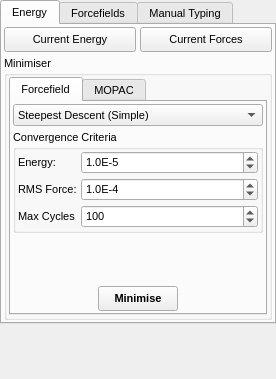
<ui version="4.0">
 <class>ForcefieldsWidget</class>
 <widget class="QDockWidget" name="ForcefieldsWidget">
  <property name="geometry">
   <rect>
    <x>0</x>
    <y>0</y>
    <width>276</width>
    <height>379</height>
   </rect>
  </property>
  <property name="sizePolicy">
   <sizepolicy hsizetype="Minimum" vsizetype="Minimum">
    <horstretch>0</horstretch>
    <verstretch>0</verstretch>
   </sizepolicy>
  </property>
  <property name="minimumSize">
   <size>
    <width>276</width>
    <height>379</height>
   </size>
  </property>
  <property name="font">
   <font>
    <pointsize>8</pointsize>
   </font>
  </property>
  <property name="floating">
   <bool>true</bool>
  </property>
  <property name="allowedAreas">
   <set>Qt::LeftDockWidgetArea|Qt::RightDockWidgetArea</set>
  </property>
  <property name="windowTitle">
   <string>Energy / Forcefields</string>
  </property>
  <widget class="QWidget" name="dockWidgetContents">
   <layout class="QVBoxLayout" name="verticalLayout">
    <property name="spacing">
     <number>0</number>
    </property>
    <property name="margin">
     <number>0</number>
    </property>
    <item>
     <widget class="QTabWidget" name="tabWidget">
      <property name="sizePolicy">
       <sizepolicy hsizetype="Expanding" vsizetype="Minimum">
        <horstretch>0</horstretch>
        <verstretch>0</verstretch>
       </sizepolicy>
      </property>
      <property name="currentIndex">
       <number>0</number>
      </property>
      <widget class="QWidget" name="EnergyTab">
       <attribute name="title">
        <string>Energy</string>
       </attribute>
       <layout class="QVBoxLayout" name="verticalLayout_5">
        <property name="spacing">
         <number>4</number>
        </property>
        <property name="margin">
         <number>2</number>
        </property>
        <item>
         <layout class="QHBoxLayout" name="horizontalLayout_2">
          <property name="spacing">
           <number>4</number>
          </property>
          <item>
           <widget class="QPushButton" name="CurrentEnergyButton">
            <property name="sizePolicy">
             <sizepolicy hsizetype="Expanding" vsizetype="Fixed">
              <horstretch>0</horstretch>
              <verstretch>0</verstretch>
             </sizepolicy>
            </property>
            <property name="minimumSize">
             <size>
              <width>0</width>
              <height>25</height>
             </size>
            </property>
            <property name="maximumSize">
             <size>
              <width>16777215</width>
              <height>25</height>
             </size>
            </property>
            <property name="text">
             <string>Current Energy</string>
            </property>
            <property name="icon">
             <iconset resource="icons.qrc">
              <normaloff>:/forcefield/icons/forcefield_energy.svg</normaloff>:/forcefield/icons/forcefield_energy.svg</iconset>
            </property>
            <property name="iconSize">
             <size>
              <width>16</width>
              <height>16</height>
             </size>
            </property>
           </widget>
          </item>
          <item>
           <widget class="QPushButton" name="CurrentForcesButton">
            <property name="sizePolicy">
             <sizepolicy hsizetype="Expanding" vsizetype="Fixed">
              <horstretch>0</horstretch>
              <verstretch>0</verstretch>
             </sizepolicy>
            </property>
            <property name="minimumSize">
             <size>
              <width>0</width>
              <height>25</height>
             </size>
            </property>
            <property name="maximumSize">
             <size>
              <width>16777215</width>
              <height>25</height>
             </size>
            </property>
            <property name="text">
             <string>Current Forces</string>
            </property>
            <property name="icon">
             <iconset resource="icons.qrc">
              <normaloff>:/forcefield/icons/forcefield_forces.svg</normaloff>:/forcefield/icons/forcefield_forces.svg</iconset>
            </property>
            <property name="iconSize">
             <size>
              <width>16</width>
              <height>16</height>
             </size>
            </property>
           </widget>
          </item>
         </layout>
        </item>
        <item>
         <widget class="QGroupBox" name="MinimiserGroup">
          <property name="sizePolicy">
           <sizepolicy hsizetype="Expanding" vsizetype="Minimum">
            <horstretch>0</horstretch>
            <verstretch>0</verstretch>
           </sizepolicy>
          </property>
          <property name="title">
           <string>Minimiser</string>
          </property>
          <layout class="QVBoxLayout" name="verticalLayout_4">
           <property name="spacing">
            <number>4</number>
           </property>
           <property name="margin">
            <number>2</number>
           </property>
           <item>
            <widget class="QTabWidget" name="MinimiserTabs">
             <property name="currentIndex">
              <number>0</number>
             </property>
             <widget class="QWidget" name="ForcefieldMinimiserTab">
              <attribute name="title">
               <string>Forcefield</string>
              </attribute>
              <layout class="QVBoxLayout" name="verticalLayout_6">
               <property name="spacing">
                <number>4</number>
               </property>
               <property name="margin">
                <number>2</number>
               </property>
               <item>
                <widget class="QComboBox" name="MinimiserMethodCombo">
                 <property name="sizePolicy">
                  <sizepolicy hsizetype="Expanding" vsizetype="Fixed">
                   <horstretch>0</horstretch>
                   <verstretch>0</verstretch>
                  </sizepolicy>
                 </property>
                 <item>
                  <property name="text">
                   <string>Steepest Descent (Simple)</string>
                  </property>
                 </item>
                 <item>
                  <property name="text">
                   <string>Steepest Descent (Line Minimised)</string>
                  </property>
                 </item>
                 <item>
                  <property name="text">
                   <string>Conjugate Gradient</string>
                  </property>
                 </item>
                 <item>
                  <property name="text">
                   <string>Monte Carlo (Molecular)</string>
                  </property>
                 </item>
                </widget>
               </item>
               <item>
                <widget class="QGroupBox" name="ConvergenceGroup">
                 <property name="sizePolicy">
                  <sizepolicy hsizetype="Expanding" vsizetype="Minimum">
                   <horstretch>0</horstretch>
                   <verstretch>0</verstretch>
                  </sizepolicy>
                 </property>
                 <property name="title">
                  <string>Convergence Criteria</string>
                 </property>
                 <layout class="QVBoxLayout" name="verticalLayout_9">
                  <property name="spacing">
                   <number>4</number>
                  </property>
                  <property name="margin">
                   <number>2</number>
                  </property>
                  <item>
                   <layout class="QGridLayout" name="gridLayout_3">
                    <property name="spacing">
                     <number>4</number>
                    </property>
                    <item row="0" column="0">
                     <widget class="QLabel" name="label_9">
                      <property name="sizePolicy">
                       <sizepolicy hsizetype="Minimum" vsizetype="Preferred">
                        <horstretch>0</horstretch>
                        <verstretch>0</verstretch>
                       </sizepolicy>
                      </property>
                      <property name="text">
                       <string>Energy:</string>
                      </property>
                     </widget>
                    </item>
                    <item row="0" column="1">
                     <widget class="QSpinBox" name="EnergyConvergeSpin">
                      <property name="sizePolicy">
                       <sizepolicy hsizetype="Expanding" vsizetype="Fixed">
                        <horstretch>0</horstretch>
                        <verstretch>0</verstretch>
                       </sizepolicy>
                      </property>
                      <property name="prefix">
                       <string>1.0E</string>
                      </property>
                      <property name="minimum">
                       <number>-10</number>
                      </property>
                      <property name="maximum">
                       <number>1</number>
                      </property>
                      <property name="value">
                       <number>-5</number>
                      </property>
                     </widget>
                    </item>
                    <item row="1" column="0">
                     <widget class="QLabel" name="label_10">
                      <property name="sizePolicy">
                       <sizepolicy hsizetype="Minimum" vsizetype="Preferred">
                        <horstretch>0</horstretch>
                        <verstretch>0</verstretch>
                       </sizepolicy>
                      </property>
                      <property name="text">
                       <string>RMS Force:</string>
                      </property>
                     </widget>
                    </item>
                    <item row="1" column="1">
                     <widget class="QSpinBox" name="ForceConvergeSpin">
                      <property name="enabled">
                       <bool>true</bool>
                      </property>
                      <property name="sizePolicy">
                       <sizepolicy hsizetype="Expanding" vsizetype="Fixed">
                        <horstretch>0</horstretch>
                        <verstretch>0</verstretch>
                       </sizepolicy>
                      </property>
                      <property name="prefix">
                       <string>1.0E</string>
                      </property>
                      <property name="minimum">
                       <number>-10</number>
                      </property>
                      <property name="maximum">
                       <number>1</number>
                      </property>
                      <property name="value">
                       <number>-4</number>
                      </property>
                     </widget>
                    </item>
                    <item row="2" column="0">
                     <widget class="QLabel" name="label_46">
                      <property name="text">
                       <string>Max Cycles</string>
                      </property>
                     </widget>
                    </item>
                    <item row="2" column="1">
                     <widget class="QSpinBox" name="MinimiseCyclesSpin">
                      <property name="sizePolicy">
                       <sizepolicy hsizetype="Expanding" vsizetype="Fixed">
                        <horstretch>0</horstretch>
                        <verstretch>0</verstretch>
                       </sizepolicy>
                      </property>
                      <property name="minimum">
                       <number>1</number>
                      </property>
                      <property name="maximum">
                       <number>10000</number>
                      </property>
                      <property name="singleStep">
                       <number>2</number>
                      </property>
                      <property name="value">
                       <number>100</number>
                      </property>
                     </widget>
                    </item>
                   </layout>
                  </item>
                 </layout>
                </widget>
               </item>
               <item>
                <spacer name="verticalSpacer_3">
                 <property name="orientation">
                  <enum>Qt::Vertical</enum>
                 </property>
                 <property name="sizeType">
                  <enum>QSizePolicy::Expanding</enum>
                 </property>
                 <property name="sizeHint" stdset="0">
                  <size>
                   <width>20</width>
                   <height>1</height>
                  </size>
                 </property>
                </spacer>
               </item>
               <item>
                <layout class="QHBoxLayout" name="_9">
                 <property name="spacing">
                  <number>4</number>
                 </property>
                 <property name="margin">
                  <number>0</number>
                 </property>
                 <item>
                  <spacer>
                   <property name="orientation">
                    <enum>Qt::Horizontal</enum>
                   </property>
                   <property name="sizeHint" stdset="0">
                    <size>
                     <width>21</width>
                     <height>20</height>
                    </size>
                   </property>
                  </spacer>
                 </item>
                 <item>
                  <widget class="QPushButton" name="ForcefieldMinimiseButton">
                   <property name="minimumSize">
                    <size>
                     <width>0</width>
                     <height>25</height>
                    </size>
                   </property>
                   <property name="font">
                    <font>
                     <weight>75</weight>
                     <bold>true</bold>
                    </font>
                   </property>
                   <property name="text">
                    <string>Minimise</string>
                   </property>
                   <property name="icon">
                    <iconset resource="icons.qrc">
                     <normaloff>:/forcefield/icons/forcefield_minimise.svg</normaloff>:/forcefield/icons/forcefield_minimise.svg</iconset>
                   </property>
                   <property name="iconSize">
                    <size>
                     <width>16</width>
                     <height>16</height>
                    </size>
                   </property>
                   <property name="autoDefault">
                    <bool>false</bool>
                   </property>
                  </widget>
                 </item>
                 <item>
                  <spacer>
                   <property name="orientation">
                    <enum>Qt::Horizontal</enum>
                   </property>
                   <property name="sizeHint" stdset="0">
                    <size>
                     <width>21</width>
                     <height>20</height>
                    </size>
                   </property>
                  </spacer>
                 </item>
                </layout>
               </item>
              </layout>
             </widget>
             <widget class="QWidget" name="MopacMinimserTab">
              <attribute name="title">
               <string>MOPAC</string>
              </attribute>
              <layout class="QVBoxLayout" name="verticalLayout_8">
               <property name="spacing">
                <number>4</number>
               </property>
               <property name="margin">
                <number>2</number>
               </property>
               <item>
                <layout class="QGridLayout" name="gridLayout">
                 <property name="spacing">
                  <number>4</number>
                 </property>
                 <item row="0" column="0">
                  <widget class="QLabel" name="MopacMethodLabel">
                   <property name="sizePolicy">
                    <sizepolicy hsizetype="Minimum" vsizetype="Preferred">
                     <horstretch>0</horstretch>
                     <verstretch>0</verstretch>
                    </sizepolicy>
                   </property>
                   <property name="text">
                    <string>Method</string>
                   </property>
                  </widget>
                 </item>
                 <item row="0" column="1">
                  <widget class="QComboBox" name="MopacHFCombo">
                   <property name="sizePolicy">
                    <sizepolicy hsizetype="Expanding" vsizetype="Fixed">
                     <horstretch>0</horstretch>
                     <verstretch>0</verstretch>
                    </sizepolicy>
                   </property>
                   <property name="currentIndex">
                    <number>0</number>
                   </property>
                   <item>
                    <property name="text">
                     <string>RHF</string>
                    </property>
                   </item>
                   <item>
                    <property name="text">
                     <string>UHF</string>
                    </property>
                   </item>
                  </widget>
                 </item>
                 <item row="1" column="1" colspan="2">
                  <widget class="QComboBox" name="MopacSpinCombo">
                   <property name="sizePolicy">
                    <sizepolicy hsizetype="Expanding" vsizetype="Fixed">
                     <horstretch>0</horstretch>
                     <verstretch>0</verstretch>
                    </sizepolicy>
                   </property>
                   <item>
                    <property name="text">
                     <string>Singlet</string>
                    </property>
                   </item>
                   <item>
                    <property name="text">
                     <string>Doublet</string>
                    </property>
                   </item>
                   <item>
                    <property name="text">
                     <string>Triplet</string>
                    </property>
                   </item>
                   <item>
                    <property name="text">
                     <string>Quartet</string>
                    </property>
                   </item>
                   <item>
                    <property name="text">
                     <string>Quintet</string>
                    </property>
                   </item>
                   <item>
                    <property name="text">
                     <string>Sextet</string>
                    </property>
                   </item>
                   <item>
                    <property name="text">
                     <string>Septet</string>
                    </property>
                   </item>
                   <item>
                    <property name="text">
                     <string>Octet</string>
                    </property>
                   </item>
                   <item>
                    <property name="text">
                     <string>Nonet</string>
                    </property>
                   </item>
                  </widget>
                 </item>
                 <item row="2" column="1" colspan="2">
                  <widget class="QComboBox" name="MopacHamiltonianCombo">
                   <property name="currentIndex">
                    <number>4</number>
                   </property>
                   <item>
                    <property name="text">
                     <string>AM1</string>
                    </property>
                   </item>
                   <item>
                    <property name="text">
                     <string>MNDO</string>
                    </property>
                   </item>
                   <item>
                    <property name="text">
                     <string>MNDOD</string>
                    </property>
                   </item>
                   <item>
                    <property name="text">
                     <string>PM3</string>
                    </property>
                   </item>
                   <item>
                    <property name="text">
                     <string>PM6</string>
                    </property>
                   </item>
                   <item>
                    <property name="text">
                     <string>PM6-DH2</string>
                    </property>
                   </item>
                   <item>
                    <property name="text">
                     <string>RM1</string>
                    </property>
                   </item>
                  </widget>
                 </item>
                 <item row="2" column="0">
                  <widget class="QLabel" name="MopacHamiltonianLabel">
                   <property name="sizePolicy">
                    <sizepolicy hsizetype="Minimum" vsizetype="Preferred">
                     <horstretch>0</horstretch>
                     <verstretch>0</verstretch>
                    </sizepolicy>
                   </property>
                   <property name="text">
                    <string>Hamiltonian</string>
                   </property>
                  </widget>
                 </item>
                 <item row="1" column="0">
                  <widget class="QLabel" name="MopacSpinLabel">
                   <property name="sizePolicy">
                    <sizepolicy hsizetype="Minimum" vsizetype="Preferred">
                     <horstretch>0</horstretch>
                     <verstretch>0</verstretch>
                    </sizepolicy>
                   </property>
                   <property name="text">
                    <string>Spin</string>
                   </property>
                  </widget>
                 </item>
                 <item row="3" column="0">
                  <widget class="QLabel" name="MopacChargeLabel">
                   <property name="sizePolicy">
                    <sizepolicy hsizetype="Minimum" vsizetype="Preferred">
                     <horstretch>0</horstretch>
                     <verstretch>0</verstretch>
                    </sizepolicy>
                   </property>
                   <property name="text">
                    <string>Charge</string>
                   </property>
                  </widget>
                 </item>
                 <item row="3" column="1" colspan="2">
                  <widget class="QSpinBox" name="MopacChargeSpin">
                   <property name="minimum">
                    <number>-100</number>
                   </property>
                   <property name="maximum">
                    <number>100</number>
                   </property>
                  </widget>
                 </item>
                 <item row="0" column="2">
                  <widget class="QCheckBox" name="MopacMozymeCheck">
                   <property name="text">
                    <string>MOZYME</string>
                   </property>
                  </widget>
                 </item>
                </layout>
               </item>
               <item>
                <spacer name="verticalSpacer_5">
                 <property name="orientation">
                  <enum>Qt::Vertical</enum>
                 </property>
                 <property name="sizeHint" stdset="0">
                  <size>
                   <width>20</width>
                   <height>40</height>
                  </size>
                 </property>
                </spacer>
               </item>
               <item>
                <layout class="QHBoxLayout" name="_11">
                 <property name="spacing">
                  <number>4</number>
                 </property>
                 <property name="margin">
                  <number>0</number>
                 </property>
                 <item>
                  <spacer>
                   <property name="orientation">
                    <enum>Qt::Horizontal</enum>
                   </property>
                   <property name="sizeHint" stdset="0">
                    <size>
                     <width>21</width>
                     <height>20</height>
                    </size>
                   </property>
                  </spacer>
                 </item>
                 <item>
                  <widget class="QPushButton" name="MopacMinimiseButton">
                   <property name="minimumSize">
                    <size>
                     <width>0</width>
                     <height>25</height>
                    </size>
                   </property>
                   <property name="font">
                    <font>
                     <weight>75</weight>
                     <bold>true</bold>
                    </font>
                   </property>
                   <property name="text">
                    <string>Minimise</string>
                   </property>
                   <property name="icon">
                    <iconset resource="icons.qrc">
                     <normaloff>:/forcefield/icons/forcefield_minimise.svg</normaloff>:/forcefield/icons/forcefield_minimise.svg</iconset>
                   </property>
                   <property name="iconSize">
                    <size>
                     <width>16</width>
                     <height>16</height>
                    </size>
                   </property>
                   <property name="autoDefault">
                    <bool>false</bool>
                   </property>
                  </widget>
                 </item>
                 <item>
                  <spacer>
                   <property name="orientation">
                    <enum>Qt::Horizontal</enum>
                   </property>
                   <property name="sizeHint" stdset="0">
                    <size>
                     <width>21</width>
                     <height>20</height>
                    </size>
                   </property>
                  </spacer>
                 </item>
                </layout>
               </item>
              </layout>
             </widget>
            </widget>
           </item>
          </layout>
         </widget>
        </item>
       </layout>
      </widget>
      <widget class="QWidget" name="ForcefieldsTab">
       <attribute name="title">
        <string>Forcefields</string>
       </attribute>
       <layout class="QVBoxLayout" name="verticalLayout_2">
        <property name="spacing">
         <number>2</number>
        </property>
        <property name="margin">
         <number>2</number>
        </property>
        <item>
         <widget class="QGroupBox" name="DefaultFFGroup">
          <property name="title">
           <string>Default (Global) Forcefield</string>
          </property>
          <layout class="QHBoxLayout" name="horizontalLayout">
           <property name="spacing">
            <number>2</number>
           </property>
           <property name="margin">
            <number>2</number>
           </property>
           <item>
            <widget class="QComboBox" name="ForcefieldCombo"/>
           </item>
          </layout>
         </widget>
        </item>
        <item>
         <layout class="QGridLayout" name="gridLayout_2">
          <property name="spacing">
           <number>-1</number>
          </property>
          <item row="0" column="0">
           <widget class="QPushButton" name="OpenForcefieldButton">
            <property name="sizePolicy">
             <sizepolicy hsizetype="Minimum" vsizetype="Fixed">
              <horstretch>0</horstretch>
              <verstretch>3</verstretch>
             </sizepolicy>
            </property>
            <property name="minimumSize">
             <size>
              <width>0</width>
              <height>25</height>
             </size>
            </property>
            <property name="maximumSize">
             <size>
              <width>200</width>
              <height>25</height>
             </size>
            </property>
            <property name="toolTip">
             <string>Load forcefield from file</string>
            </property>
            <property name="text">
             <string>Open</string>
            </property>
            <property name="icon">
             <iconset resource="icons.qrc">
              <normaloff>:/file/icons/file_open.svg</normaloff>:/file/icons/file_open.svg</iconset>
            </property>
            <property name="iconSize">
             <size>
              <width>16</width>
              <height>16</height>
             </size>
            </property>
            <property name="autoDefault">
             <bool>false</bool>
            </property>
           </widget>
          </item>
          <item row="0" column="1">
           <widget class="QPushButton" name="CloseForcefieldButton">
            <property name="sizePolicy">
             <sizepolicy hsizetype="Preferred" vsizetype="Preferred">
              <horstretch>0</horstretch>
              <verstretch>3</verstretch>
             </sizepolicy>
            </property>
            <property name="minimumSize">
             <size>
              <width>0</width>
              <height>25</height>
             </size>
            </property>
            <property name="maximumSize">
             <size>
              <width>200</width>
              <height>25</height>
             </size>
            </property>
            <property name="toolTip">
             <string>Remove forcefield</string>
            </property>
            <property name="text">
             <string>Close</string>
            </property>
            <property name="icon">
             <iconset resource="icons.qrc">
              <normaloff>:/basic/icons/basic_cross.svg</normaloff>:/basic/icons/basic_cross.svg</iconset>
            </property>
            <property name="iconSize">
             <size>
              <width>16</width>
              <height>16</height>
             </size>
            </property>
            <property name="autoDefault">
             <bool>false</bool>
            </property>
           </widget>
          </item>
          <item row="0" column="2">
           <widget class="QPushButton" name="EditForcefieldButton">
            <property name="enabled">
             <bool>false</bool>
            </property>
            <property name="sizePolicy">
             <sizepolicy hsizetype="Preferred" vsizetype="Preferred">
              <horstretch>0</horstretch>
              <verstretch>0</verstretch>
             </sizepolicy>
            </property>
            <property name="minimumSize">
             <size>
              <width>30</width>
              <height>25</height>
             </size>
            </property>
            <property name="maximumSize">
             <size>
              <width>200</width>
              <height>25</height>
             </size>
            </property>
            <property name="toolTip">
             <string>Edit forcefield</string>
            </property>
            <property name="text">
             <string>Edit</string>
            </property>
            <property name="autoDefault">
             <bool>false</bool>
            </property>
           </widget>
          </item>
          <item row="1" column="2">
           <widget class="QPushButton" name="SaveForcefieldAsButton">
            <property name="enabled">
             <bool>true</bool>
            </property>
            <property name="sizePolicy">
             <sizepolicy hsizetype="Minimum" vsizetype="Fixed">
              <horstretch>0</horstretch>
              <verstretch>3</verstretch>
             </sizepolicy>
            </property>
            <property name="minimumSize">
             <size>
              <width>0</width>
              <height>25</height>
             </size>
            </property>
            <property name="maximumSize">
             <size>
              <width>200</width>
              <height>25</height>
             </size>
            </property>
            <property name="toolTip">
             <string>Load forcefield from file</string>
            </property>
            <property name="text">
             <string>Save As</string>
            </property>
            <property name="icon">
             <iconset resource="icons.qrc">
              <normaloff>:/file/icons/file_saveas.svg</normaloff>:/file/icons/file_saveas.svg</iconset>
            </property>
            <property name="iconSize">
             <size>
              <width>16</width>
              <height>16</height>
             </size>
            </property>
            <property name="autoDefault">
             <bool>false</bool>
            </property>
           </widget>
          </item>
          <item row="1" column="1">
           <widget class="QPushButton" name="SaveForcefieldButton">
            <property name="enabled">
             <bool>true</bool>
            </property>
            <property name="sizePolicy">
             <sizepolicy hsizetype="Minimum" vsizetype="Fixed">
              <horstretch>0</horstretch>
              <verstretch>3</verstretch>
             </sizepolicy>
            </property>
            <property name="minimumSize">
             <size>
              <width>0</width>
              <height>25</height>
             </size>
            </property>
            <property name="maximumSize">
             <size>
              <width>200</width>
              <height>25</height>
             </size>
            </property>
            <property name="toolTip">
             <string>Load forcefield from file</string>
            </property>
            <property name="text">
             <string>Save</string>
            </property>
            <property name="icon">
             <iconset resource="icons.qrc">
              <normaloff>:/file/icons/file_save.svg</normaloff>:/file/icons/file_save.svg</iconset>
            </property>
            <property name="iconSize">
             <size>
              <width>16</width>
              <height>16</height>
             </size>
            </property>
            <property name="autoDefault">
             <bool>false</bool>
            </property>
           </widget>
          </item>
         </layout>
        </item>
        <item>
         <widget class="QGroupBox" name="AssociateGroup">
          <property name="sizePolicy">
           <sizepolicy hsizetype="Preferred" vsizetype="Minimum">
            <horstretch>0</horstretch>
            <verstretch>0</verstretch>
           </sizepolicy>
          </property>
          <property name="title">
           <string>Associate</string>
          </property>
          <layout class="QVBoxLayout" name="verticalLayout_7">
           <item>
            <layout class="QGridLayout" name="gridLayout_4">
             <property name="horizontalSpacing">
              <number>-1</number>
             </property>
             <property name="verticalSpacing">
              <number>2</number>
             </property>
             <item row="0" column="0">
              <widget class="QPushButton" name="AssignFFToCurrentButton">
               <property name="text">
                <string>Current Model</string>
               </property>
               <property name="autoDefault">
                <bool>false</bool>
               </property>
              </widget>
             </item>
             <item row="0" column="1">
              <widget class="QPushButton" name="AssignFFToAllButton">
               <property name="text">
                <string>All Models</string>
               </property>
               <property name="autoDefault">
                <bool>false</bool>
               </property>
              </widget>
             </item>
             <item row="1" column="0" colspan="2">
              <widget class="QPushButton" name="AssignFFToPatternButton">
               <property name="text">
                <string>Pattern in Current Model</string>
               </property>
               <property name="autoDefault">
                <bool>false</bool>
               </property>
              </widget>
             </item>
            </layout>
           </item>
          </layout>
         </widget>
        </item>
        <item>
         <widget class="QGroupBox" name="AutomaticTypingGroup">
          <property name="sizePolicy">
           <sizepolicy hsizetype="Preferred" vsizetype="Minimum">
            <horstretch>0</horstretch>
            <verstretch>0</verstretch>
           </sizepolicy>
          </property>
          <property name="title">
           <string>Automatic Typing</string>
          </property>
          <layout class="QHBoxLayout" name="_5">
           <property name="spacing">
            <number>4</number>
           </property>
           <property name="margin">
            <number>2</number>
           </property>
           <item>
            <widget class="QPushButton" name="TypeModelButton">
             <property name="text">
              <string>Apply</string>
             </property>
             <property name="autoDefault">
              <bool>false</bool>
             </property>
            </widget>
           </item>
           <item>
            <widget class="QPushButton" name="UntypeModelButton">
             <property name="text">
              <string>Remove</string>
             </property>
             <property name="autoDefault">
              <bool>false</bool>
             </property>
            </widget>
           </item>
          </layout>
         </widget>
        </item>
        <item>
         <widget class="QGroupBox" name="ExpressionGroup">
          <property name="title">
           <string>Expression</string>
          </property>
          <layout class="QHBoxLayout" name="horizontalLayout_3">
           <property name="spacing">
            <number>4</number>
           </property>
           <property name="margin">
            <number>2</number>
           </property>
           <item>
            <widget class="QPushButton" name="CreateExpressionButton">
             <property name="text">
              <string>Create</string>
             </property>
             <property name="autoDefault">
              <bool>false</bool>
             </property>
            </widget>
           </item>
           <item>
            <widget class="QCheckBox" name="AssignFFChargesCheck">
             <property name="toolTip">
              <string>When selected, atom charges will be set to those of their assigned atomtype. Otherwise, current atomic charges remain intact</string>
             </property>
             <property name="text">
              <string>Assign FF Charges</string>
             </property>
             <property name="checked">
              <bool>true</bool>
             </property>
            </widget>
           </item>
          </layout>
         </widget>
        </item>
        <item>
         <spacer name="verticalSpacer_2">
          <property name="orientation">
           <enum>Qt::Vertical</enum>
          </property>
          <property name="sizeHint" stdset="0">
           <size>
            <width>20</width>
            <height>5</height>
           </size>
          </property>
         </spacer>
        </item>
       </layout>
      </widget>
      <widget class="QWidget" name="ManualTypingTab">
       <attribute name="title">
        <string>Manual Typing</string>
       </attribute>
       <layout class="QVBoxLayout" name="verticalLayout_3">
        <property name="spacing">
         <number>4</number>
        </property>
        <property name="margin">
         <number>2</number>
        </property>
        <item>
         <widget class="QGroupBox" name="ManualTypingGroup">
          <property name="sizePolicy">
           <sizepolicy hsizetype="Expanding" vsizetype="Minimum">
            <horstretch>0</horstretch>
            <verstretch>0</verstretch>
           </sizepolicy>
          </property>
          <property name="title">
           <string>Manual Typing</string>
          </property>
          <layout class="QVBoxLayout" name="_6">
           <property name="spacing">
            <number>4</number>
           </property>
           <property name="margin">
            <number>2</number>
           </property>
           <item>
            <layout class="QHBoxLayout" name="_7">
             <property name="spacing">
              <number>4</number>
             </property>
             <property name="margin">
              <number>2</number>
             </property>
             <item>
              <widget class="QLabel" name="label_343">
               <property name="text">
                <string>Element</string>
               </property>
              </widget>
             </item>
             <item>
              <widget class="QLineEdit" name="ManualTypeEdit">
               <property name="text">
                <string>H</string>
               </property>
              </widget>
             </item>
            </layout>
           </item>
           <item>
            <widget class="QTableWidget" name="FFTypeTable">
             <property name="editTriggers">
              <set>QAbstractItemView::AnyKeyPressed|QAbstractItemView::DoubleClicked|QAbstractItemView::EditKeyPressed</set>
             </property>
             <property name="alternatingRowColors">
              <bool>true</bool>
             </property>
             <property name="selectionMode">
              <enum>QAbstractItemView::SingleSelection</enum>
             </property>
             <property name="selectionBehavior">
              <enum>QAbstractItemView::SelectRows</enum>
             </property>
             <property name="gridStyle">
              <enum>Qt::NoPen</enum>
             </property>
             <column>
              <property name="text">
               <string>ID</string>
              </property>
             </column>
             <column>
              <property name="text">
               <string>Name</string>
              </property>
             </column>
             <column>
              <property name="text">
               <string>Description</string>
              </property>
             </column>
            </widget>
           </item>
           <item>
            <layout class="QHBoxLayout" name="_10">
             <property name="spacing">
              <number>4</number>
             </property>
             <property name="margin">
              <number>2</number>
             </property>
             <item>
              <widget class="QPushButton" name="ManualTypeSetButton">
               <property name="sizePolicy">
                <sizepolicy hsizetype="Expanding" vsizetype="Fixed">
                 <horstretch>0</horstretch>
                 <verstretch>0</verstretch>
                </sizepolicy>
               </property>
               <property name="toolTip">
                <string>Set selected atoms to this type</string>
               </property>
               <property name="text">
                <string>Set</string>
               </property>
               <property name="autoDefault">
                <bool>false</bool>
               </property>
              </widget>
             </item>
             <item>
              <widget class="QPushButton" name="ManualTypeClearButton">
               <property name="sizePolicy">
                <sizepolicy hsizetype="Expanding" vsizetype="Fixed">
                 <horstretch>0</horstretch>
                 <verstretch>0</verstretch>
                </sizepolicy>
               </property>
               <property name="toolTip">
                <string>Clear atom types in selection</string>
               </property>
               <property name="text">
                <string>Clear</string>
               </property>
               <property name="autoDefault">
                <bool>false</bool>
               </property>
              </widget>
             </item>
             <item>
              <widget class="QPushButton" name="ManualTypeTestButton">
               <property name="sizePolicy">
                <sizepolicy hsizetype="Expanding" vsizetype="Fixed">
                 <horstretch>0</horstretch>
                 <verstretch>0</verstretch>
                </sizepolicy>
               </property>
               <property name="toolTip">
                <string>Test selected atom type on selection</string>
               </property>
               <property name="text">
                <string>Test</string>
               </property>
               <property name="autoDefault">
                <bool>false</bool>
               </property>
              </widget>
             </item>
            </layout>
           </item>
          </layout>
         </widget>
        </item>
       </layout>
      </widget>
     </widget>
    </item>
    <item>
     <spacer name="verticalSpacer">
      <property name="orientation">
       <enum>Qt::Vertical</enum>
      </property>
      <property name="sizeHint" stdset="0">
       <size>
        <width>20</width>
        <height>0</height>
       </size>
      </property>
     </spacer>
    </item>
   </layout>
  </widget>
 </widget>
 <resources>
  <include location="icons.qrc"/>
 </resources>
 <connections/>
</ui>
